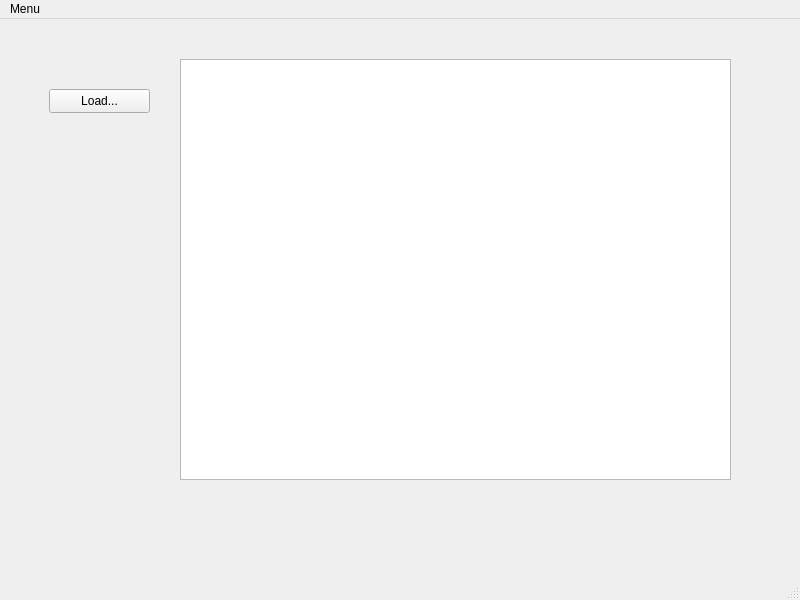
<?xml version="1.0" encoding="UTF-8"?>
<ui version="4.0">
 <class>MainWindow</class>
 <widget class="QMainWindow" name="MainWindow">
  <property name="geometry">
   <rect>
    <x>0</x>
    <y>0</y>
    <width>800</width>
    <height>600</height>
   </rect>
  </property>
  <property name="windowTitle">
   <string>MainWindow</string>
  </property>
  <widget class="QWidget" name="centralwidget">
   <widget class="QPushButton" name="load_img_button">
    <property name="geometry">
     <rect>
      <x>49</x>
      <y>70</y>
      <width>101</width>
      <height>24</height>
     </rect>
    </property>
    <property name="text">
     <string>Load...</string>
    </property>
   </widget>
   <widget class="QListWidget" name="listWidget">
    <property name="geometry">
     <rect>
      <x>180</x>
      <y>40</y>
      <width>551</width>
      <height>421</height>
     </rect>
    </property>
   </widget>
  </widget>
  <widget class="QMenuBar" name="menubar">
   <property name="geometry">
    <rect>
     <x>0</x>
     <y>0</y>
     <width>800</width>
     <height>21</height>
    </rect>
   </property>
   <widget class="QMenu" name="menuMenu">
    <property name="title">
     <string>Menu</string>
    </property>
   </widget>
   <addaction name="menuMenu"/>
  </widget>
  <widget class="QStatusBar" name="statusbar"/>
 </widget>
 <resources/>
 <connections/>
</ui>
